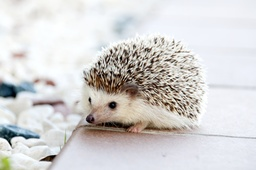
#> input picture HW2_Image_Enhancement/Origin.jpg, 256 x 170 px, shrunk from 4288 x 2848 before the run
$ python Image_Enhancement.py
#> lines starting #> are read from the running program, lines starting #| are printed output that depends on the picture
#> in main, origin_img is the input picture: PIL image 256x170 RGB; mean R, G, B 212.4, 211, 210.6
from PIL import Image, ImageDraw, ImageFilter

# 使用3*3的mask，取得mask周圍像素值
def getpixel(x, y, image, num=3):
    pixel = []
    for i in range(-(int(num/2)),int(num/2)+1):
        for j in range(-(int(num/2)), int(num/2)+1):
            p = image.getpixel((x+j, y+i))
            pixel.append(p)
    return pixel

# 原始圖像轉灰階
def Gray(image):
    width, height = image.size
#> width = 256; height = 170

    gray_img = Image.new("L", (width,height), (0))
#> gray_img: PIL image 256x170 L; every value is 0
    gray_draw = ImageDraw.Draw(gray_img)

    for x in range(0, width):
        for y in range(0, height):
            gray_scale = (image.getpixel((x,y))[0] + image.getpixel((x,y))[1] + image.getpixel((x,y))[2]) / 3
            gray_draw.point((x,y), fill=int(gray_scale))

    gray_img.save('Gray.jpg')
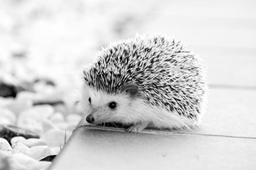
#> saved as Gray.jpg: PIL image 256x170 L; min 0, max 255, mean 211
    return gray_img

# Laplacian得到二階微分結果
def Laplacian(x, y, image):
    pixel = getpixel(x, y, image)
    result = 8*pixel[4] - (pixel[0] + pixel[1] + pixel[2] + pixel[3] + pixel[5] + pixel[6] + pixel[7] + pixel[8])

    if result > 255:
        result = 255
    elif result < 0:
        result = 0

    return int(result)

# Sobel得到一階微分結果(找Edge)
def Sobel(x,y,image):
    pixel = getpixel(x, y, image)
    result  = abs(-(pixel[0]) + pixel[2] - 2 * pixel[3] + 2 * pixel[5] - pixel[6] + pixel[8]) + \
            abs(-(pixel[0]) - 2 * pixel[1] - pixel[2] + pixel[6] + 2 * pixel[7] + pixel[8])

    if result > 255:
        result = 255
    elif result < 0:
        result = 0
    return int(result)

# 模糊
def Blur(x,y,image):
    pixel = getpixel(x, y, image)
    result = (pixel[0] + pixel[1] + pixel[2] + pixel[3] + pixel[4] + pixel[5] + pixel[6] + pixel[7] + pixel[8]) / 9

    if result > 255:
        result = 255
    elif result < 0:
        result = 0
    return int(result)

def main():

    origin_img = Image.open('Origin.jpg')

    # 原始圖像轉灰階
    gray_img = Gray(origin_img)
    width, height = gray_img.size
#> width = 256; height = 170

    # Laplacian
    laplacian_img = Image.new("L",(width,height),0)
    laplacian_draw = ImageDraw.Draw(laplacian_img)
    for x in range(1, width-1):
        for y in range(1, height-1):
            pixel = Laplacian(x, y, gray_img)
            laplacian_draw.point((x,y), fill=pixel)
#> this loop made 254 passes
    laplacian_img.save('Laplacian.jpg')
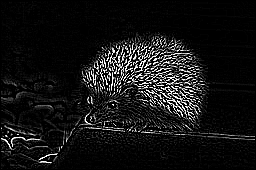
#> saved as Laplacian.jpg: PIL image 256x170 L; min 0, max 255, mean 20.6

    # Sobel
    sobel_img = Image.new("L", (width,height), (0))
    sobel_draw = ImageDraw.Draw(sobel_img)
    for x in range(1, width-1):
        for y in range(1, height-1):
            pixel = Sobel(x, y, gray_img)
            sobel_draw.point((x,y), fill=pixel)
    sobel_img.save('Sobel.jpg')
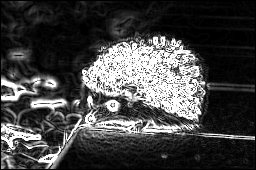
#> saved as Sobel.jpg: PIL image 256x170 L; min 0, max 255, mean 68

    # Blur
    blur_img = Image.new("L", (width,height), (0))
    blur_draw = ImageDraw.Draw(blur_img)
    for x in range(1, width-1):
        for y in range(1, height-1):
            pixel = Blur(x, y, sobel_img)
            blur_draw.point((x,y), fill=pixel)
    blur_img.save('Blur.jpg')
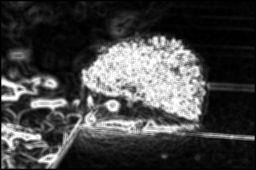
#> saved as Blur.jpg: PIL image 256x170 L; min 0, max 255, mean 67.4

    # 正規化後乘上Laplacian，並加上灰階圖像
    normalization_img = Image.new("L", (width,height), (0))
    normalization_draw = ImageDraw.Draw(normalization_img)
    for x in range(0, width):
        for y in range(0, height):
            pixel = (blur_img.getpixel((x,y)) / 255) * laplacian_img.getpixel((x,y)) + gray_img.getpixel((x,y))
            if pixel > 255:
                pixel = 255
            elif pixel < 0:
                pixel = 0
            normalization_draw.point((x,y), fill=int(pixel))
    normalization_img.save('Enhancement.jpg')
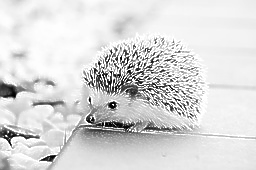
#> saved as Enhancement.jpg: PIL image 256x170 L; min 0, max 255, mean 217.6

    print('Finish!')

if __name__ == '__main__':
    main()
